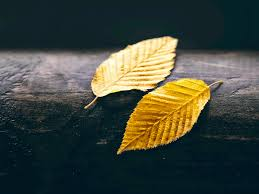
#> input picture images.jpg, 259 x 194 px
$ python biendoilog.py
#> lines starting #> are read from the running program, lines starting #| are printed output that depends on the picture
import cv2
import numpy as np

def log_transform(c, img):
  # Chuyển ảnh về float để thực hiện phép tính logarit
  img_float = img.astype(np.float64)

  # Thực hiện biến đổi log
  img_log = c * np.log(1 + img_float)

  # Chuyển về dạng uint8 để hiển thị
  img_log = np.uint8(img_log)

  return img_log

# Đọc ảnh
img = cv2.imread('images.jpg', 0)  # Đọc ảnh xám
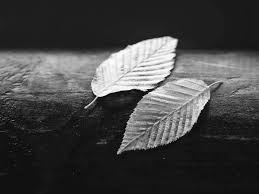
#> img: shape (194, 259); min 0, max 255, mean 67

# Chọn hằng số c (bạn có thể điều chỉnh giá trị này)
c = 255 / np.log(1 + np.max(img))
#> c = 45.99

# Thực hiện biến đổi log
img_log = log_transform(c, img)
#> in log_transform, `img_log = c * np.log(1 + img_float)`:
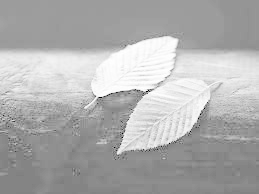
#> img_log: shape (194, 259) float64; min 0, max 255, mean 175.3

# Hiển thị ảnh
cv2.imshow('Original Image', img)
cv2.imshow('Log Transformed Image', img_log)
cv2.waitKey(0)
cv2.destroyAllWindows()
